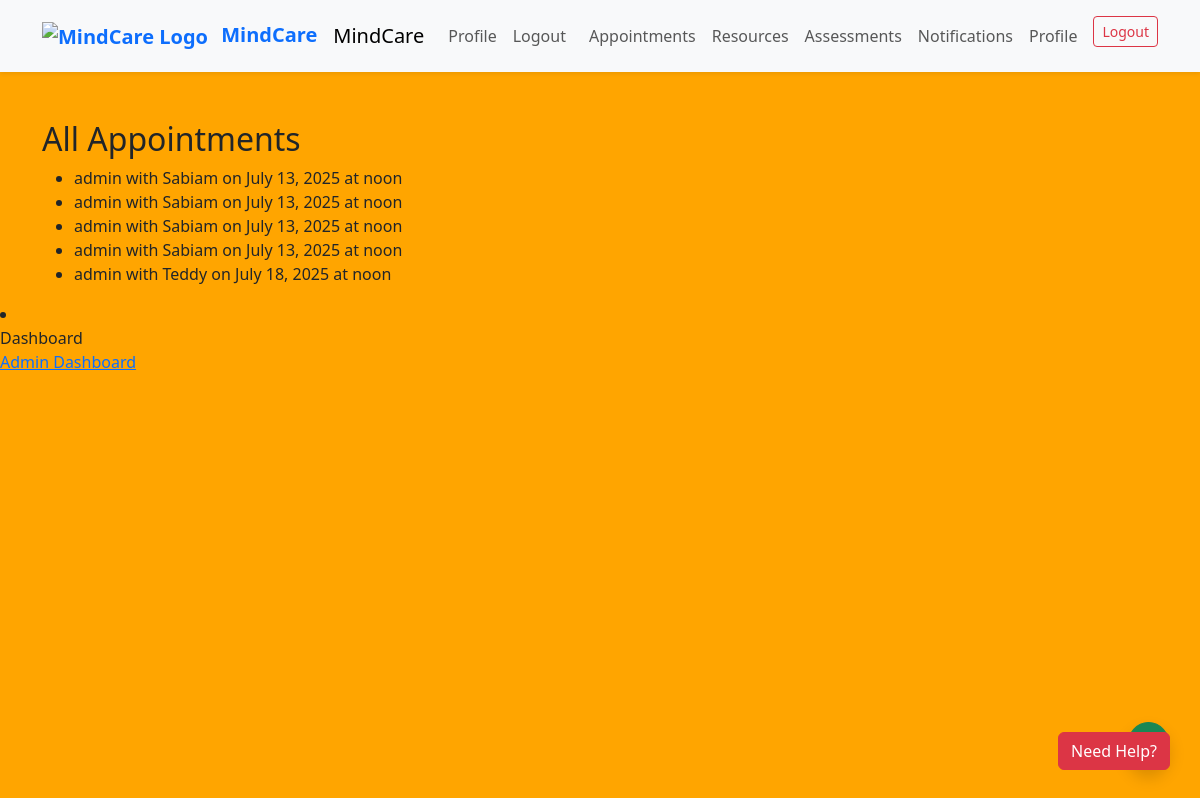
Page /appointments/ (signed in) on the committed database.
### core/models.py (models this page shows, shortened)
class Appointment(models.Model):
    STATUS_CHOICES = [
        ('pending', 'Pending'),
        ('approved', 'Approved'),
        ('completed', 'Completed'),
        ('cancelled', 'Cancelled'),
    ]
    client = models.ForeignKey(User, on_delete=models.CASCADE, related_name='client_appointments')
    therapist = models.ForeignKey(User, on_delete=models.CASCADE, related_name='therapist_appointments')
    date = models.DateField()
    time = models.TimeField()
    notes = models.TextField(blank=True)
    status = models.CharField(max_length=20, choices=STATUS_CHOICES, default='pending')

class CustomUser(AbstractUser):
    ROLE_CHOICES = (
        ('admin', 'Admin'),
        ('therapist', 'Therapist'),
        ('client', 'Client'),
    )
    role = models.CharField(max_length=10, choices=ROLE_CHOICES, default='client')
    specialty = models.CharField(max_length=100, blank=True, null=True)
    location = models.CharField(max_length=100, blank=True, null=True)
    bio = models.TextField(blank=True, null=True)
    image = models.ImageField(upload_to='profile_images/', blank=True, null=True)

### core/views.py (the view)
# urls.py: path('appointments/', views.appointments_view, name='appointments'),
def appointments_view(request):
    appointments = Appointment.objects.all()
    return render(request, 'core/appointments.html', {'appointments': appointments})

### core/templates/core/appointments.html (shortened to what this page needs)
{% extends 'base.html' %}
{% block content %}
  <div class="container mt-5">
    <h2>All Appointments</h2>
    <ul>
      {% for appointment in appointments %}
        <li>{{ appointment.client }} with {{ appointment.therapist }} on {{ appointment.date }} at {{ appointment.time }}</li>
      {% endfor %}
    </ul>
  </div>
{% endblock %}

### core/static/css/style.css (style rules this page uses)
body { background-color: orange; font-family: 'Segoe UI', sans-serif; }

### rows in the picture
Appointment: client "admin", therapist "Sabiam", date "July 13, 2025", time "noon"
Appointment: client "admin", therapist "Sabiam", date "July 13, 2025", time "noon"
Appointment: client "admin", therapist "Sabiam", date "July 13, 2025", time "noon"
Appointment: client "admin", therapist "Sabiam", date "July 13, 2025", time "noon"
Appointment: client "admin", therapist "Teddy", date "July 18, 2025", time "noon"
